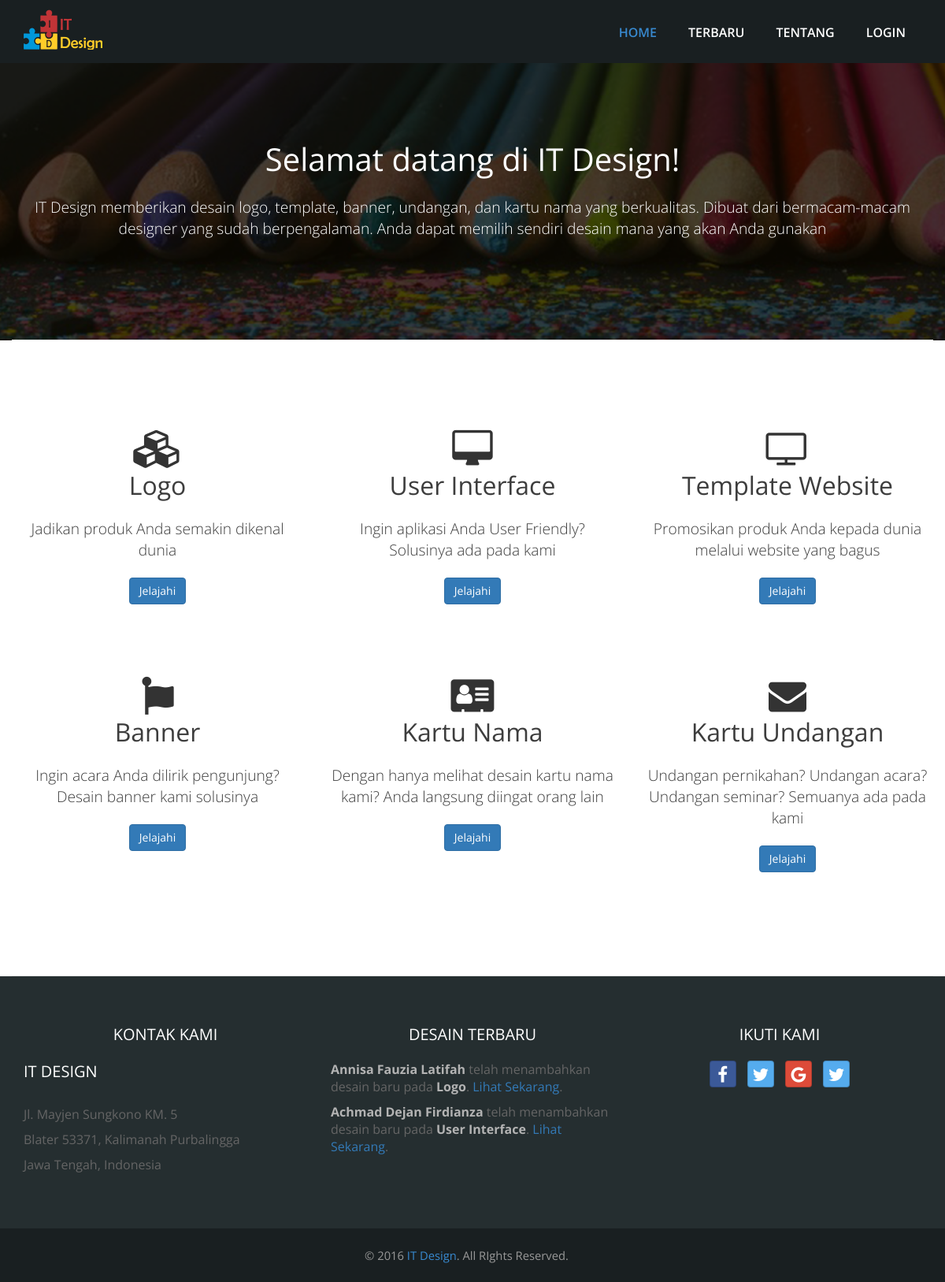
The page / on the database its author committed.
### tables this page shows
CREATE TABLE `kategori` (
  `id` int(11) NOT NULL,
  `kategori` varchar(50) NOT NULL DEFAULT '',
  `kategori_icon` varchar(50) DEFAULT NULL,
  `kategori_details` text NOT NULL
);

### application/models/itdesign.php (called while the page is built, shortened)
<?php
class Itdesign extends CI_Model
{
	function renderView($page, $data)
	{
		$this->load->view('pages/header', $data);
		$this->load->view($page, $data);
		$this->load->view('pages/footer', $data);
	}
	function seoUrl($string)
	{
	    $string = strtolower($string);
	    $string = preg_replace("/[^a-z0-9_\s-]/", "", $string);
	    $string = preg_replace("/[\s-]+/", " ", $string);
	    $string = preg_replace("/[\s_]/", "-", $string);
	    return $string;
	}
	function getKategori($nama_kat)
	{
		$query = '';
		if ($nama_kat)
			$query = $this->db->select('*')->from('kategori')->where(array('kategori' => $nama_kat))->get();
		else
			$query = $this->db->select('*')->from('kategori')->get();
		return $query->result();
	}
}

### application/controllers/Pages.php (called while the page is built, shortened)
<?php
class Pages extends CI_Controller
{
	function index()
	{
		$data['judul']		= 'Solusi untuk segala desain Anda';
		$data['active']		= 'index';
		$data['kategori'] 	= $this->itdesign->getKategori('');
		$this->itdesign->renderView('index', $data);
	}
}

### index.php (called while the page is built, shortened)
<?php
require_once BASEPATH.'core/CodeIgniter.php';

### application/views/index.php (the view)
<div class="header-bg-image">
			<div class="container">
				<div class="row">
					<div class="content-feature-grids">
						<h3 class="header-white">Selamat datang di IT Design!</h3>
						<p class="header-white">IT Design memberikan desain logo, template, banner, undangan, dan kartu nama yang berkualitas. Dibuat dari bermacam-macam designer yang sudah berpengalaman. Anda dapat memilih sendiri desain mana yang akan Anda gunakan</p>
					</div>
				</div>
			</div>
		</div>
		<div class="content-white">
			<div class="container">
				<div class="row">
					<div class="content-feature-grids">
						<div class="row txt-center">
							<?php
								foreach ($kategori as $row)
									printf("<div class='col-md-4 category-box'><i class='fa fa-3x fa-%s'></i><h2>%s</h2><p>%s</p><p><a class='btn btn-primary' href='%s/%s'>Jelajahi</a></p></div>", $row->kategori_icon, $row->kategori, $row->kategori_details, base_url('kategori'), $this->itdesign->seoUrl($row->kategori));
							?>
						</div>
					</div>
				</div>
			</div>
		</div>

### application/views/pages/header.php (shortened to what this page needs)
<!DOCTYPE HTML>
<html>
	<head>
		<link href="<?php echo base_url('assets/css/bootstrap.min.css'); ?>" rel='stylesheet' type='text/css' />
		<link href="<?php echo base_url('assets/css/bootstrap-social.css'); ?>" rel='stylesheet' type='text/css' />
		<link href="<?php echo base_url('assets/css/font-awesome.min.css'); ?>" rel='stylesheet' type='text/css' />
		<link href="<?php echo base_url('assets/css/theme.css'); ?>" rel='stylesheet' type='text/css' />
	</head>
	<body>
		<div class="header-bg" id="home">
			<div class="container">
				<div class="row">
					<div class="col-md-4">
						<div class="logo"><a href="<?php echo base_url(''); ?>"><img src="<?php echo base_url('assets/images/logo.png'); ?>"></a></div>
					</div>
					<div class="col-md-8" style="padding-top: 10px">
	 					<div class="h_right">
	 						<div class="left">
								<ul class="menu list-unstyled">
									<li class="<?php echo ($active == 'index' ? 'active' : ''); ?>"><a href="<?php echo base_url(''); ?>">Home</a></li>
									<li class="<?php echo ($active == 'terbaru' ? 'active' : ''); ?>"><a href="<?php echo base_url('design/terbaru'); ?>">Terbaru</a></li>
									<li class="<?php echo ($active == 'tentang' ? 'active' : ''); ?>"><a href="<?php echo base_url('tentang'); ?>">Tentang</a></li>
									<li class="<?php echo ($active == 'login' ? 'active' : ''); ?>"><a href="<?php echo base_url('signin'); ?>">Login</a></li>
								</ul>
							</div>
						</div>
					</div>
				</div>
			</div>
        </div>

### application/views/pages/footer.php (shortened to what this page needs)
<div class="contact">
			<div class="container">
				<div class="row">
				 	<div class="col-md-4">
				 		<h2>Kontak Kami</h2>
				 		<ul>
				 			<li><h1>IT Design</h1></li>
				 			<li><p>Jl. Mayjen Sungkono KM. 5</p></li>
				 			<li><p>Blater 53371, Kalimanah Purbalingga</p></li>
				 			<li><p>Jawa Tengah, Indonesia</p></li>
				 		</ul>
				 	</div>
				 	<div class="col-md-4">
				 		<h2>Desain Terbaru</h2>
				 		<ul>
				 			<li><p><b>Annisa Fauzia Latifah</b> telah menambahkan desain baru pada <b>Logo</b>. <a href="#">Lihat Sekarang</a>.</p></li>
				 			<li><p><b>Achmad Dejan Firdianza</b> telah menambahkan desain baru pada <b>User Interface</b>. <a href="#">Lihat Sekarang</a>.</p></li>
				 		</ul>
					</div>
					<div class="col-md-4">
				 		<h2>Ikuti Kami</h2>
				 		<ul class="kontak-kami txt-center">
				 			<li><a href="#" class="btn btn-social-icon btn-facebook"><span class="fa fa-facebook"></span></a></li>
				 			<li><a href="#" class="btn btn-social-icon btn-twitter"><span class="fa fa-twitter"></span></a></li>
				 			<li><a href="#" class="btn btn-social-icon btn-google"><span class="fa fa-google"></span></a></li>
				 			<li><a href="#" class="btn btn-social-icon btn-twitter"><span class="fa fa-twitter"></span></a></li>
				 		</ul>
					</div>
				</div>
			</div>
		</div>
		<div class="footer">
			<div class="container">
				<div class="row">
 					<div class="col-md-12">
						<div class="copy-right">
							<p>&#169 2016 <a href="<?php echo base_url(''); ?>">IT Design</a>. All RIghts Reserved.</p>
						</div>
					</div>
				</div>
		    </div>
		</div>
	</body>
</html>

### assets/css/theme.css (style rules this page uses)
html,body,div,span,applet,object,iframe,h1,h2,h3,h4,h5,h6,p,blockquote,pre,a,abbr,acronym,address,big,cite,code,del,dfn,em,img,ins,kbd,q,s,samp,small,strike,strong,sub,sup,tt,var,b,u,i,dl,dt,dd,ol,nav ul,nav li,fieldset,form,label,legend,table,caption,tbody,tfoot,thead,tr,th,td,article,aside,canvas,details,embed,figure,figcaption,footer,header,hgroup,menu,nav,output,ruby,section,summary,time,mark,audio,video { margin:0;padding:0;border:0;font-size:100%;font:inherit;vertical-align:baseline; }
ol,ul { list-style:none;margin:0;padding:0; }
a { text-decoration:none; }
.txt-center { text-align:center !important; }
img { max-width:100%; }
.header-bg-image { background: url('../images/head-bg.png'); background-size: cover; }
.header-white { color: #FFF !important; }
body { font-family: 'Open Sans', sans-serif; background: #E7EAEC; }
.menu { margin-top: 2%; float: right; }
.header-bg { background:#191F21; padding: 1% 0; box-shadow: 0px 1px 5px #D1D1D1; -webkit-box-shadow: 0px 1px 5px #D1D1D1; -moz-box-shadow: 0px 1px 5px #D1D1D1; -o-box-shadow: 0px 1px 5px #D1D1D1; -ms-box-shadow: 0px 1px 5px #D1D1D1; }
.h_right { position:relative; float: right; }
.menu { float: left; }
.menu li { float: left; display: block; }
.menu li a { text-decoration: none; }
.menu li.active a,.menu li a:hover { color: #3889CF; text-decoration: none; }
.menu li a { color: #FFF; text-transform: uppercase; font-family: 'Open Sans', sans-serif; padding:0px 20px; font-weight: 600; -webkit-transition: all 0.3s ease-in-out; -moz-transition: all 0.3s ease-in-out; -o-transition: all 0.3s ease-in-out; transition: all 0.3s ease-in-out; }
.category-box { padding-bottom: 50px; }
.category-box i { margin-top: 20px; }
.content-white { background: #FFF !important; }
.content-feature-grids { border-bottom: 1px solid #eee; padding: 8% 0 5%; }
.content-feature-grids h2, .content-feature-grids h3 { color: #3D3D3D; font-size: 2.5em; font-family: 'Open Sans', sans-serif; text-align: center; padding-bottom: 20px; }
.content-feature-grids h2 { font-size: 2em; }
.content-feature-grids p { color: #3D3D3D; font-size: 1.2em; font-family: 'Open Sans', sans-serif; text-align: center; margin: 0 0 6%; font-weight: 300; }
.contact { padding:5% 0%; background: #252E30; }
.contact { color: #fff; }
.contact p { color: #656565; }
.contact b { color: #b3b3b3; font-weight: bold; }
.contact h1 { text-transform: uppercase; font-size: 20px; padding-bottom: 20px; }
.contact h2 { text-align: center; text-transform: uppercase; font-size: 20px; padding-bottom: 20px; }
.contact li { padding-bottom: 10px; }
.kontak-kami li { list-style: none; display: inline-block; padding-right: 5px; padding-left: 5px; }
.footer { background: #191F21; padding:2% 0; }
.copy-right { text-align:center; margin-right: 15px; }
.copy-right p { font-size:0.92355em; color:#999999; margin: 0; }
.copy-right p a { color:#3889CF; -webkit-transition: all 0.5s ease-out; -moz-transition: all 0.5s ease-out; -ms-transition: all 0.5s ease-out; -o-transition: all 0.5s ease-out; transition: all 0.5s ease-out; }
.left { float: left; }

### rows shown on the page
kategori: kategori "Logo", kategori_details "Jadikan produk Anda semakin dikenal dunia"
kategori: kategori "User Interface", kategori_details "Ingin aplikasi Anda User Friendly? Solusinya ada pada kami"
kategori: kategori "Template Website", kategori_details "Promosikan produk Anda kepada dunia melalui website yang bagus"
kategori: kategori "Banner", kategori_details "Ingin acara Anda dilirik pengunjung? Desain banner kami solusinya"
kategori: kategori "Kartu Nama", kategori_details "Dengan hanya melihat desain kartu nama kami? Anda langsung diingat orang lain"
kategori: kategori "Kartu Undangan", kategori_details "Undangan pernikahan? Undangan acara? Undangan seminar? Semuanya ada pada kami"
